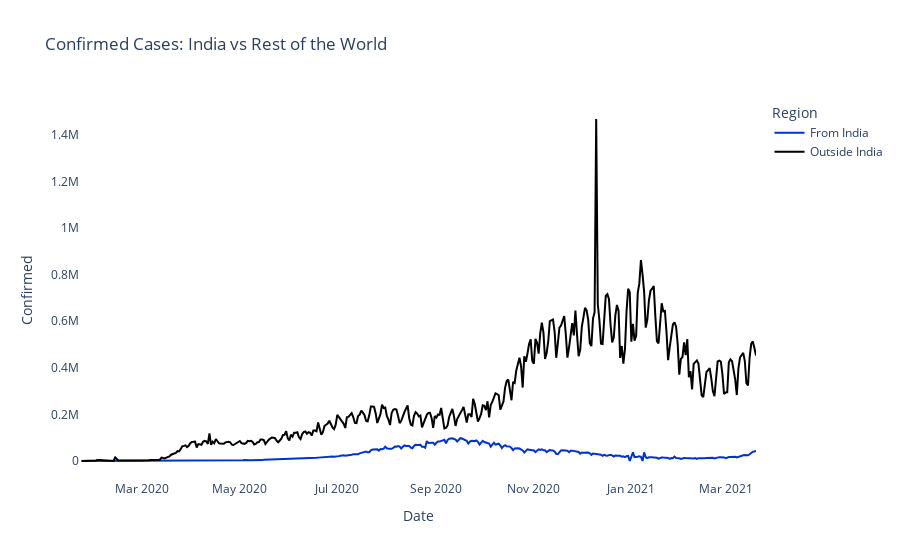

Here is the notebook cell this chart was saved with:
### Code cell
def from_india_or_not(row):
    if row['Country/Region']=="India":
        return 'From India'
    else:
        return 'Outside India'

temp_df = df.copy()
temp_df['Region'] = temp_df.apply(from_india_or_not,axis=1)
temp_df = temp_df.groupby(['Region','Date'])['Confirmed','Active','Recovered','Deaths']
temp_df = temp_df.sum().diff().reset_index()
mask = temp_df['Region']!=temp_df['Region'].shift(1)
temp_df.loc[mask,'Confirmed'] = np.nan
temp_df.loc[mask,'Active'] = np.nan
temp_df.loc[mask,'Recovered'] = np.nan
temp_df.loc[mask,'Deaths'] = np.nan

fig = px.line(temp_df,x='Date',y='Confirmed',color='Region',title="Confirmed Cases: India vs Rest of the World",
             color_discrete_sequence=['rgb(0,51,204)','rgb(0,0,0)'])
fig.update_layout(plot_bgcolor='rgba(0,0,0,0)')
fig.show()

### Figure 1 — Plotly figure (JSON) as saved in the notebook; plotly's stock layout.template omitted (floating-point values rounded to 4 significant figures; data arrays with more than 128 entries replaced by an {"elided": "..."} marker saying what was removed)
{"data": [{"hovertemplate": "Region=From India<br>Date=%{x}<br>Confirmed=%{y}<extra></extra>", "legendgroup": "From India", "line": {"color": "rgb(0,51,204)", "dash": "solid"}, "mode": "lines", "name": "From India", "showlegend": true, "type": "scatter", "x": {"elided": "424 str values"}, "xaxis": "x", "y": {"elided": "424 int values"}, "yaxis": "y"}, {"hovertemplate": "Region=Outside India<br>Date=%{x}<br>Confirmed=%{y}<extra></extra>", "legendgroup": "Outside India", "line": {"color": "rgb(0,0,0)", "dash": "solid"}, "mode": "lines", "name": "Outside India", "showlegend": true, "type": "scatter", "x": {"elided": "424 str values"}, "xaxis": "x", "y": {"elided": "424 int values"}, "yaxis": "y"}], "layout": {"legend": {"title": {"text": "Region"}, "tracegroupgap": 0}, "plot_bgcolor": "rgba(0,0,0,0)", "title": {"text": "Confirmed Cases: India vs Rest of the World"}, "xaxis": {"anchor": "y", "domain": [0, 1], "title": {"text": "Date"}}, "yaxis": {"anchor": "x", "domain": [0, 1], "title": {"text": "Confirmed"}}}}
